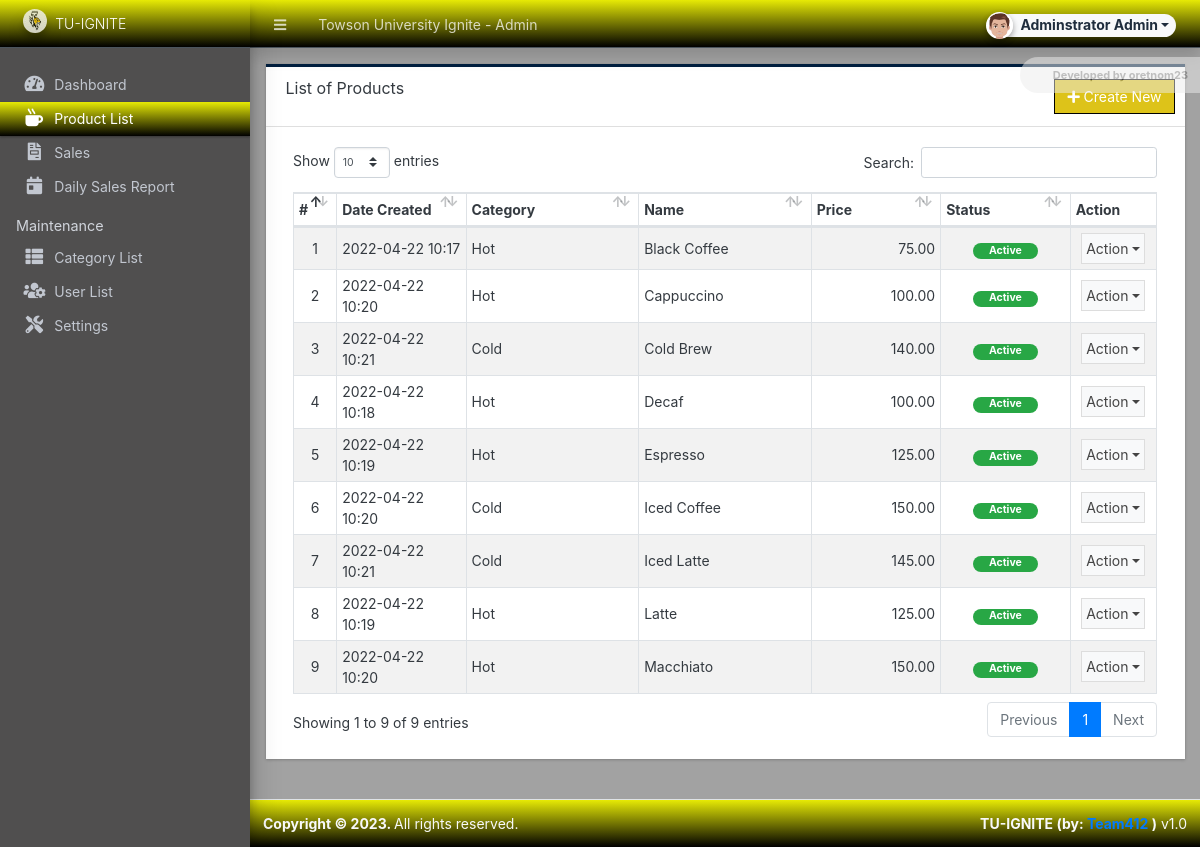
Page /admin/?page=products (signed in) on the committed database.
### tables this page shows
CREATE TABLE `product_list` (
  `id` int(30) NOT NULL,
  `category_id` int(30) NOT NULL,
  `name` text NOT NULL,
  `description` text NOT NULL,
  `price` float(15,2) NOT NULL DEFAULT 0.00,
  `status` tinyint(1) NOT NULL DEFAULT 1,
  `delete_flag` tinyint(1) NOT NULL DEFAULT 0,
  `date_created` datetime NOT NULL DEFAULT current_timestamp(),
  `date_updated` datetime NOT NULL DEFAULT current_timestamp() ON UPDATE current_timestamp()
);

CREATE TABLE `category_list` (
  `id` int(30) NOT NULL,
  `name` text NOT NULL,
  `description` text NOT NULL,
  `status` tinyint(1) NOT NULL DEFAULT 1,
  `delete_flag` tinyint(1) NOT NULL DEFAULT 0,
  `date_created` datetime NOT NULL DEFAULT current_timestamp(),
  `date_updated` datetime NOT NULL DEFAULT current_timestamp() ON UPDATE current_timestamp()
);

### admin/products/index.php (the view, shortened to what this page needs)
<div class="card card-outline rounded-0 card-navy">
	<div class="card-header">
		<h3 class="card-title">List of Products</h3>
		<div class="card-tools">
			<a href="javascript:void(0)" id="create_new" class="btn btn-flat btn-primary"><span class="fas fa-plus"></span>  Create New</a>
		</div>
	</div>
	<div class="card-body">
        <div class="container-fluid">
			<table class="table table-hover table-striped table-bordered" id="list">
				<colgroup>
					<col width="5%">
					<col width="15%">
					<col width="20%">
					<col width="20%">
					<col width="15%">
					<col width="15%">
					<col width="15%">
				</colgroup>
				<thead>
					<tr>
						<th>#</th>
						<th>Date Created</th>
						<th>Category</th>
						<th>Name</th>
						<th>Price</th>
						<th>Status</th>
						<th>Action</th>
					</tr>
				</thead>
				<tbody>
					<?php
					$i = 1;
						$qry = $conn->query("SELECT p.*, c.name as `category` from `product_list` p inner join category_list c on p.category_id = c.id where p.delete_flag = 0 order by p.`name` asc ");
						while($row = $qry->fetch_assoc()):
					?>
						<tr>
							<td class="text-center"><?php echo $i++; ?></td>
							<td><?php echo date("Y-m-d H:i",strtotime($row['date_created'])) ?></td>
							<td><?php echo $row['category'] ?></td>
							<td><?php echo $row['name'] ?></td>
							<td class="text-right"><?php echo $row['price'] ?></td>
							<td class="text-center">
                                <?php if($row['status'] == 1): ?>
                                    <span class="badge badge-success px-3 rounded-pill">Active</span>
                                <?php else: ?>
                                    <span class="badge badge-danger px-3 rounded-pill">Inactive</span>
                                <?php endif; ?>
                            </td>
							<td align="center">
								 <button type="button" class="btn btn-flat p-1 btn-default btn-sm dropdown-toggle dropdown-icon" data-toggle="dropdown">
				                  		Action
				                  </button>
							</td>
						</tr>
					<?php endwhile; ?>
				</tbody>
			</table>
		</div>
	</div>
</div>

### rows in the picture
product_list: date_created "2022-04-22 10:17", category.name "Hot", name "Black Coffee", price "75.00", status "Active"
product_list: date_created "2022-04-22 10:20", category.name "Hot", name "Cappuccino", price "100.00", status "Active"
product_list: date_created "2022-04-22 10:21", category.name "Cold", name "Cold Brew", price "140.00", status "Active"
product_list: date_created "2022-04-22 10:18", category.name "Hot", name "Decaf", price "100.00", status "Active"
product_list: date_created "2022-04-22 10:19", category.name "Hot", name "Espresso", price "125.00", status "Active"
product_list: date_created "2022-04-22 10:20", category.name "Cold", name "Iced Coffee", price "150.00", status "Active"
product_list: date_created "2022-04-22 10:21", category.name "Cold", name "Iced Latte", price "145.00", status "Active"
product_list: date_created "2022-04-22 10:19", category.name "Hot", name "Latte", price "125.00", status "Active"
product_list: date_created "2022-04-22 10:20", category.name "Hot", name "Macchiato", price "150.00", status "Active"

### other values in the picture
$_settings->info('name') "Towson University Ignite"
$_settings->userdata('firstname').' '.$_settings->userdata('lastname') "Adminstrator Admin"
$_settings->info('short_name') "TU-IGNITE"
